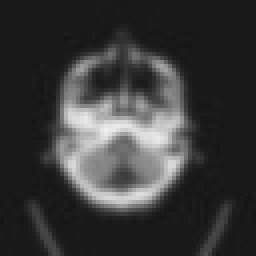
#> input picture denoised_ista/denoised_ista_000001.jpeg, 64 x 64 px, found by its file name (shown 4 times larger)
$ python roberts_cross.py
#> lines starting #> are read from the running program, lines starting #| are printed output that depends on the picture
import cv2
import numpy as np

kernel = np.array([[1 , 0],
                   [0, -1],], dtype=np.float32)  # Sharpen kernel

# Read image (grayscale for edge detection/sharpening)
img = cv2.imread("denoised_ista\denoised_ista_000001.jpeg", cv2.IMREAD_GRAYSCALE)
#> img is the input picture: shape (64, 64); min 20, max 240, mean 56.8

# Convolve with kernel
filtered_img = cv2.filter2D(img, -1, kernel)
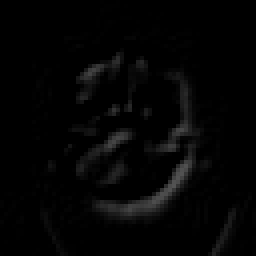
#> filtered_img: shape (64, 64) (shown 4 times larger); min 0, max 83, mean 4.2

# Save result
cv2.imwrite("roberts_cross.png", filtered_img)
print("✅ Output saved as output.png")
